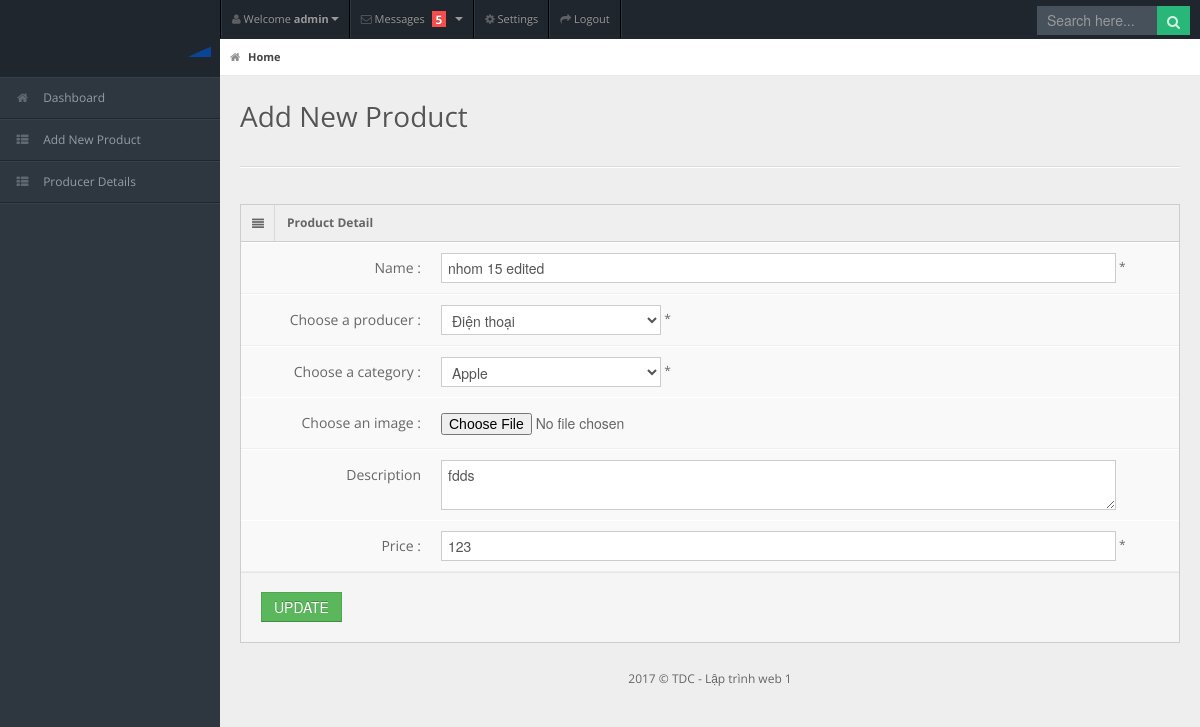
/admin/edit-sp.php?id=27 (signed in), run on the app's committed database.
### tables this page shows
CREATE TABLE IF NOT EXISTS `user` (
  `id` int(11) NOT NULL AUTO_INCREMENT,
  `name` varchar(200) NOT NULL,
  `password` varchar(200) NOT NULL,
  `email` varchar(400) NOT NULL,
  PRIMARY KEY (`id`)
);

CREATE TABLE IF NOT EXISTS `sanpham` (
  `ID` int(11) NOT NULL AUTO_INCREMENT,
  `TenSP` varchar(200) NOT NULL,
  `GiaSP` int(11) NOT NULL,
  `HinhAnh` varchar(200) NOT NULL,
  `MoTa` text NOT NULL,
  `IDLoai` int(11) NOT NULL,
  `IDHSX` int(11) NOT NULL,
  PRIMARY KEY (`ID`)
);

### admin/session.php (called while the page is built, shortened)
<?php
   $db = mysqli_connect(DB_HOST,DB_USER,DB_PASS,DB_NAME);
   $user_check=$_SESSION['login_user'];
   $sql = "select name from user where name='$user_check'";
   $ses_sql=mysqli_query($db, $sql);
   $row=mysqli_fetch_array($ses_sql,MYSQLI_ASSOC);
   $login_session=$row['name'];
?>

### admin/db.php (called while the page is built, shortened)
<?php
class db{
public $conn ="";
	public function __construct(){
		$this->conn = new mysqli(DB_HOST,DB_USER,DB_PASS,DB_NAME);
		$this->conn->set_charset('utf8');
		return $this->conn;
	}
	public function getdata($obj){
		$arr = array();
		while ($row = $obj->fetch_assoc()) {
			$arr[] = $row;
		}
		return $arr;
	}
	public function getsanpham($id){
			$sql =  "select * from sanpham where ID = $id";
			$result = $this->conn->query($sql);
			return $this->getdata($result);
 	}
	public function hangsx(){
		$sql = "select * from hsx";
		$result = $this->conn->query($sql);
		return $this->getdata($result);
	}
 	public function loaisp(){
		$sql = "select * from loaisp";
		$result = $this->conn->query($sql);
		return $this->getdata($result);
 	}
 }

### admin/edit-sp.php (the view, shortened to what this page needs)
<!DOCTYPE html>
<html lang="en">
<head>
	<link rel="stylesheet" href="css/bootstrap.min.css" />
	<link rel="stylesheet" href="css/bootstrap-responsive.min.css" />
	<link rel="stylesheet" href="css/uniform.css" />
	<link rel="stylesheet" href="css/select2.css" />
	<link rel="stylesheet" href="css/matrix-style.css" />
	<link rel="stylesheet" href="css/matrix-media.css" />
	<link href="font-awesome/css/font-awesome.css" rel="stylesheet" />
</head>
<body>
<div id="header">
	<h1><a href="dashboard.html">Dashboard</a></h1>
</div>
<div id="user-nav" class="navbar navbar-inverse">
	<ul class="nav">
		<?php
		   include('session.php');
		?>
		<li  class="dropdown" id="profile-messages" ><a title="" href="#" data-toggle="dropdown" data-target="#profile-messages" class="dropdown-toggle"><i class="icon icon-user"></i>  <span class="text">Welcome <strong><?php echo $login_session; ?></strong></span><b class="caret"></b></a>
		</li>
		<li class="dropdown" id="menu-messages"><a href="#" data-toggle="dropdown" data-target="#menu-messages" class="dropdown-toggle"><i class="icon icon-envelope"></i> <span class="text">Messages</span> <span class="label label-important">5</span> <b class="caret"></b></a>
		</li>
		<li class=""><a title="" href="#"><i class="icon icon-cog"></i> <span class="text">Settings</span></a></li>
		<li class=""><a title="" href="logout.php" onclick="myFunction()"><i class="icon icon-share-alt"></i> <span class="text">Logout</span></a></li>
	</ul>
</div>
<div id="search">
	<input type="text" placeholder="Search here..."/>
	<button type="submit" class="tip-bottom" title="Search"><i class="icon-search icon-white"></i></button>
</div>
<div id="sidebar"> <a href="#" class="visible-phone"><i class="icon icon-th"></i>Tables</a>
	<ul>
		<li><a href="index.php"><i class="icon icon-home"></i> <span>Dashboard</span></a> </li>
		<li> <a href="form.php"><i class="icon icon-th-list"></i> <span>Add New Product</span></a></li>
		<li> <a href="producer_detail.php"><i class="icon icon-th-list"></i> <span>Producer Details</span></a></li>
	</ul>
</div>
<div id="content">
	<div id="content-header">
		<div id="breadcrumb"> <a href="index.php" title="Go to Home" class="tip-bottom current"><i class="icon-home"></i> Home</a></div>
		<h1>Add New Product</h1>
	</div>
	<div class="container-fluid">
		<hr>
		<div class="row-fluid">
			<div class="span12">
				<div class="widget-box">
					<div class="widget-title"> <span class="icon"> <i class="icon-align-justify"></i> </span>
						<h5>Product Detail</h5>
					</div>
					<div class="widget-content nopadding">
						<form action="sua-sp.php" method="post" class="form-horizontal" enctype="multipart/form-data">
						<?php
							require_once "db.php";
							$db = new db;
							$id = $_GET['id'];
							$getsp = $db->getsanpham($id);
						 ?>
							<div class="control-group">
								<label class="control-label">Name :</label>
								<div class="controls">
									<input value="<?php echo $getsp[0]['TenSP'] ?>" type="text" class="span11" placeholder="Product name" name="txtname" /> *
								</div>
							</div>
							<div class="control-group">
								<label class="control-label">Choose a producer :</label>
								<div class="controls">
									<select name="cate_id">
									<?php
										require_once "db.php";
										$db = new db;
										$loaisp = $db->loaisp();
										foreach($loaisp as $rows){
									?>
										<option value="<?php echo $rows['IDLoai'] ?>"><?php echo $rows['TenLoai'] ?></option>
									<?php
										}
									?>
									</select> *
								</div>
							</div>
							<div class="control-group">
								<label class="control-label">Choose a category :</label>
								<div class="controls">
									<select name="pro_id">
									<?php
										require_once "db.php";
										$hangsx = $db->hangsx();
										foreach($hangsx as $rows){
									?>
										<option value="<?php echo $rows['IDHSX'] ?>"><?php echo $rows['TenHSX'] ?></option>
									<?php
										}
									?>
									</select> *
								</div>
								<div class="control-group">
									<label class="control-label">Choose an image :</label>
									<div class="controls">
										<input type="file" name="fileUpload" id="fileUpload">
									</div>
								</div>
								<div class="control-group">
									<label class="control-label"  >Description</label>
									<div class="controls">
										<textarea value="" class="span11" placeholder="Description" name = "description"><?php echo $getsp[0]['MoTa'] ?></textarea>
									</div>
									<div class="control-group">
										<label class="control-label">Price :</label>
										<div class="controls">
											<input value="<?php echo $getsp[0]['GiaSP'] ?>" type="text" class="span11" placeholder="price" name = "price" /> *
										</div>
									</div>
									<div class="form-actions">
										<button type="submit" class="btn btn-success">UPDATE</button>
									</div>
								</div>
						</form>
					</div>
				</div>
			</div>
		</div>
	</div>
</div>
<div class="row-fluid">
	<div id="footer" class="span12"> 2017 &copy; TDC - Lập trình web 1</div>
</div>
</body>
</html>

### admin/css/matrix-media.css (style rules this page uses)
body { background:#2E363F; }
#header { background-color: #1f262d; margin-top:10px; }
#search input[type=text], #search button { background-color: #28b779; }
#sidebar > ul { border-bottom: 1px solid #37414b }
#sidebar > ul > li { border-top: 1px solid #37414b; border-bottom: 1px solid #1f262d; }
#search input[type=text] { background-color: #47515b; color: #fff; }

### data on the page
user: name "admin"
sanpham: txtname "nhom 15 edited", description "fdds", price "123"

### other printed values
form field cate_id "Điện thoại"
form field pro_id "Apple"
